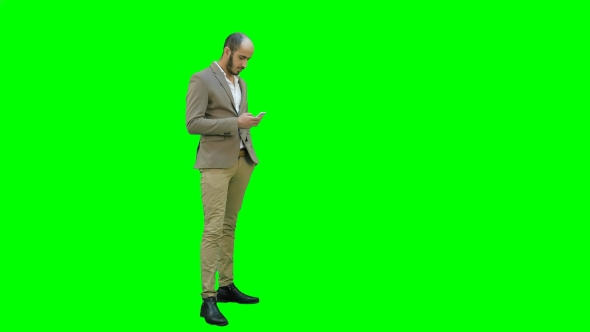
#> input picture Tarea_corta bloque3/fondo_verde.jpg, 590 x 332 px
$ jupyter execute --allow-errors tareas_cortas_bloque3_py.ipynb
#> lines starting #> are read from the running program, lines starting #| are printed output that depends on the picture; after the words box and inside, x2 and y2 are one past the last pixel; in counts of white or black regions, pixels touching at a corner belong together
<h1 style="text-align: center;"><strong>Tareas Cortas - Bloque 3</strong></h1>

<ul>
<li><strong>Curso:</strong> CE5201: Procesamiento y An&aacute;lisis de Im&aacute;genes Digitales</li>
<li><strong>Estudiante:</strong> Luis Felipe Vargas Jimenez</li>
<li><strong>Carnet:</strong> 2020211831<br /><br /></li>

</ul>

<p><strong>Pregunta 2:</strong> Enunciado...</p>

[cell 1]
import matplotlib.pyplot as plt
from PIL import Image
import numpy as np

[cell 2]
import cv2
import numpy as np
from matplotlib import pyplot as plt

# Cargar las imágenes: una con fondo verde y otra que servirá como nuevo fondo
fondo_verde = cv2.imread('fondo_verde.jpg')
#> fondo_verde is the input picture: shape (332, 590, 3); mean B, G, R 6.7, 246, 7.7
nuevo_fondo = cv2.imread('playa.jpg')
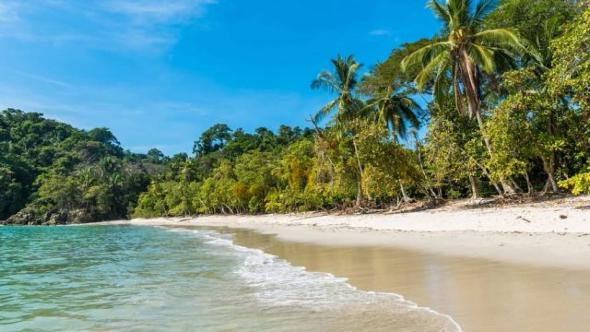
#> input picture Tarea_corta bloque3/playa.jpg, 590 x 332 px
#> nuevo_fondo is the input picture: shape (332, 590, 3); mean B, G, R 138.9, 145.3, 110.8

# Verificar que las imágenes se hayan cargado correctamente
if fondo_verde is None or nuevo_fondo is None:
    raise ValueError("Error al cargar las imágenes. Verifica las rutas y que los archivos existan.")

# Redimensionar la imagen del nuevo fondo para que coincida con la del fondo verde
nuevo_fondo = cv2.resize(nuevo_fondo, (fondo_verde.shape[1], fondo_verde.shape[0]))

# Convertir la imagen del fondo verde a espacio de color HSV para facilitar la segmentación del color
hsv = cv2.cvtColor(fondo_verde, cv2.COLOR_BGR2HSV)
#> hsv: shape (332, 590, 3); mean H, S, V 58.3, 243.6, 246.4

# Definir el rango de verde en HSV para crear una máscara que detecte el fondo
# Estos valores pueden ajustarse según la tonalidad exacta del verde
verde_bajo = np.array([40, 40, 40])
verde_alto = np.array([80, 255, 255])
mascara_verde = cv2.inRange(hsv, verde_bajo, verde_alto)
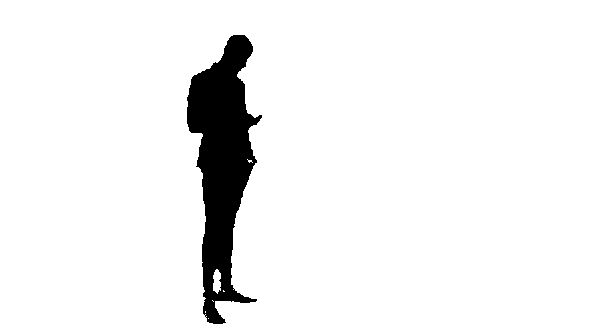
#> mascara_verde: shape (332, 590); 94.3% white; 1 black region, box (x1, y1, x2, y2) and area: (187, 35, 262, 324) 11146

# Invertir la máscara para obtener solo las áreas que NO son verdes (el sujeto)
mascara_sujeto = cv2.bitwise_not(mascara_verde)

# Extraer las partes del sujeto y del nuevo fondo usando las máscaras creadas
sujeto = cv2.bitwise_and(fondo_verde, fondo_verde, mask=mascara_sujeto)
fondo = cv2.bitwise_and(nuevo_fondo, nuevo_fondo, mask=mascara_verde)

# Combinar ambas partes: reemplazar el fondo verde con el nuevo fondo
resultado = cv2.add(sujeto, fondo)

# Mostrar el resultado usando matplotlib para compatibilidad con Jupyter Notebook
plt.imshow(cv2.cvtColor(resultado, cv2.COLOR_BGR2RGB))
plt.title('Efecto de Croma')
plt.axis('off')  # Ocultar ejes para una mejor visualización
plt.show()

# Guardar la imagen resultante en el disco
cv2.imwrite('resultado_croma.jpg', resultado)
#> Out = True

<p><strong>Pregunta 3:</strong> Enunciado...</p>

[cell 3]
import cv2
import numpy as np
from matplotlib import pyplot as plt

# Cargar las imágenes: una con fondo verde y otra que servirá como nuevo fondo
fondo_verde = cv2.imread('fondo_verde.jpg')
playa = cv2.imread('playa.jpg')

# Verificar que las imágenes se hayan cargado correctamente
if fondo_verde is None or playa is None:
    raise ValueError("Error al cargar las imágenes. Verifica las rutas y que los archivos existan.")

# Redimensionar la imagen del nuevo fondo para que coincida con la del fondo verde
playa = cv2.resize(playa, (fondo_verde.shape[1], fondo_verde.shape[0]))

# Convertir la imagen del fondo verde a espacio de color HSV para segmentar el color verde
hsv = cv2.cvtColor(fondo_verde, cv2.COLOR_BGR2HSV)

# Definir el rango de verde en HSV y crear la máscara
verde_bajo = np.array([40, 40, 40])
verde_alto = np.array([80, 255, 255])
mascara_verde = cv2.inRange(hsv, verde_bajo, verde_alto)

# Invertir la máscara para obtener las áreas que no son verdes (el sujeto)
mascara_sujeto = cv2.bitwise_not(mascara_verde)

# Extraer el sujeto y el fondo usando las máscaras
sujeto = cv2.bitwise_and(fondo_verde, fondo_verde, mask=mascara_sujeto)
fondo = cv2.bitwise_and(playa, playa, mask=mascara_verde)

# Combinar ambas partes
resultado_inicial = cv2.add(sujeto, fondo)

# Generar la imagen binaria del borde usando un operador morfológico (para el borde del sujeto)
kernel = np.ones((3, 3), np.uint8)
borde = cv2.Canny(mascara_sujeto, 100, 200)
#> borde: shape (332, 590); 0.43% white in thin lines or dots, all inside (x1, y1, x2, y2) = (186, 34, 262, 324)
borde_dilatado = cv2.dilate(borde, kernel, iterations=1)
#> borde_dilatado: shape (332, 590); 1.5% white; 2 white regions, box (x1, y1, x2, y2) and area: (185, 33, 263, 325) 2643, (211, 268, 226, 295) 207

# Mostrar el borde binario de la imagen incrustada (como en la figura (c) del ejercicio)
plt.figure(figsize=(6, 6))
plt.imshow(borde_dilatado, cmap='gray')
plt.title('Borde de la Imagen Incrustada')
plt.axis('off')
plt.show()

# Aplicar una convolución para suavizar los bordes del sujeto usando una máscara binaria
resultado_final = cv2.inpaint(resultado_inicial, borde_dilatado, 3, cv2.INPAINT_TELEA)

# Mostrar las imágenes: resultado inicial, imagen con convolución en bordes y borde binario
fig, ax = plt.subplots(1, 3, figsize=(18, 6))

# Imagen con el efecto croma (resultado inicial)
ax[0].imshow(cv2.cvtColor(resultado_inicial, cv2.COLOR_BGR2RGB))
ax[0].set_title('Efecto Croma')
ax[0].axis('off')

# Imagen con la convolución aplicada para atenuar bordes (resultado final)
ax[1].imshow(cv2.cvtColor(resultado_final, cv2.COLOR_BGR2RGB))
ax[1].set_title('Convolución en Bordes')
ax[1].axis('off')

# Imagen del borde de la imagen incrustada
ax[2].imshow(borde_dilatado, cmap='gray')
ax[2].set_title('Borde de la Imagen Incrustada')
ax[2].axis('off')

plt.show()
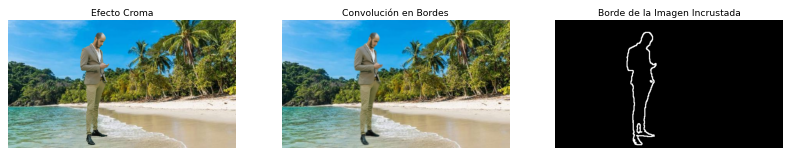
#> figure drawn by matplotlib, 3 panels

# Guardar las imágenes generadas
cv2.imwrite('efecto_croma.jpg', resultado_inicial)
cv2.imwrite('convulcion_bordes.jpg', resultado_final)
cv2.imwrite('borde_incrustado.jpg', borde_dilatado)
#> Out = True

<p><strong>Pregunta 4:</strong> Enunciado...</p>

[cell 4]
import cv2
import numpy as np
from matplotlib import pyplot as plt

# Cargar la imagen en escala de grises
imagen = cv2.imread('linea2.jpg', cv2.IMREAD_GRAYSCALE)
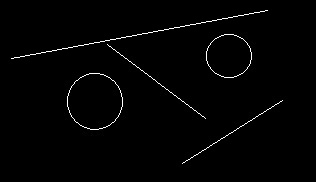
#> input picture Tarea_corta bloque3/linea2.jpg, 316 x 182 px
#> imagen is the input picture: shape (182, 316); min 0, max 255, mean 3.4

# Verificar si la imagen se ha cargado correctamente
if imagen is None:
    raise ValueError("Error al cargar la imagen. Verifica la ruta y que el archivo exista.")

# Aplicar detección de bordes con Canny
bordes = cv2.Canny(imagen, 50, 150, apertureSize=3)
#> bordes: shape (182, 316); 3% white in thin lines or dots, all inside (x1, y1, x2, y2) = (10, 9, 283, 165)

# Aplicar la Transformada de Hough Probabilística para detectar líneas
lineas = cv2.HoughLinesP(bordes, 1, np.pi / 180, threshold=50, minLineLength=50, maxLineGap=10)
#> lineas = [[35, 53, 266, 9], [12, 59, 238, 16], [100, 40, 204, 119], [107, 43, 205, 116], [11, 57, 157, 29], [181, 162, 280, 100], [183, 164, 280, 103], [183, 163, 281, 102], [181, 163, 282, 100], [110, 41, 268, 11]]

# Crear una copia de la imagen original para dibujar las líneas detectadas
imagen_lineas = cv2.cvtColor(imagen, cv2.COLOR_GRAY2BGR)

# Dibujar las líneas detectadas en la imagen
if lineas is not None:
    for linea in lineas:
        x1, y1, x2, y2 = linea[0]
        cv2.line(imagen_lineas, (x1, y1), (x2, y2), (0, 0, 255), 2)
#> this loop made 10 passes
#> imagen_lineas: shape (182, 316, 3); 4.92% of pixels changed, all inside (x1, y1, x2, y2) = (10, 8, 284, 166)

# Mostrar la imagen original y la imagen con las líneas detectadas
fig, ax = plt.subplots(1, 2, figsize=(12, 6))

ax[0].imshow(imagen, cmap='gray')
ax[0].set_title('Imagen Original')
ax[0].axis('off')

ax[1].imshow(cv2.cvtColor(imagen_lineas, cv2.COLOR_BGR2RGB))
ax[1].set_title('Líneas Detectadas en la imagen')
ax[1].axis('off')

plt.show()

[cell 5]
import cv2
import numpy as np
from matplotlib import pyplot as plt

def umbral_global_optimo(imagen):
    """
    Implementa el método iterativo del umbral global óptimo para segmentar la imagen.

    :param imagen: Imagen en escala de grises a segmentar.
    :return: Imagen binaria segmentada.
    """
    # Inicializar el umbral con la media de los valores de intensidad de la imagen
    umbral_actual = np.mean(imagen)
    diferencia = float('inf')  # Inicializar con una diferencia infinita para asegurar la entrada al bucle

    # Iterar hasta que la diferencia entre umbrales sea suficientemente pequeña
    while diferencia > 0.5:
        # Dividir la imagen en dos regiones según el umbral actual
        fondo = imagen[imagen <= umbral_actual]
        objeto = imagen[imagen > umbral_actual]

        # Calcular las medias de las dos regiones
        media_fondo = np.mean(fondo) if len(fondo) > 0 else 0
        media_objeto = np.mean(objeto) if len(objeto) > 0 else 0

        # Calcular el nuevo umbral como la media de las medias
        umbral_nuevo = (media_fondo + media_objeto) / 2

        # Calcular la diferencia entre el umbral nuevo y el umbral actual
        diferencia = abs(umbral_nuevo - umbral_actual)
        umbral_actual = umbral_nuevo

    # Generar la imagen segmentada aplicando el umbral final calculado
    imagen_segmentada = (imagen > umbral_actual).astype(np.uint8) * 255
    return imagen_segmentada

# Cargar la imagen en escala de grises
imagen = cv2.imread('imagen5.jpg', cv2.IMREAD_GRAYSCALE)
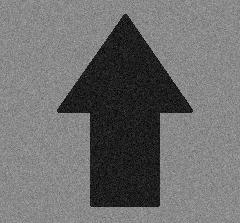
#> input picture Tarea_corta bloque3/imagen5.jpg, 240 x 223 px
#> imagen is the input picture: shape (223, 240); min 0, max 194, mean 110

# Verificar si la imagen se ha cargado correctamente
if imagen is None:
    raise ValueError("Error al cargar la imagen. Verifica la ruta y que el archivo exista.")

# Aplicar el método iterativo del umbral global óptimo
imagen_segmentada = umbral_global_optimo(imagen)
#> in umbral_global_optimo, `umbral_actual = np.mean(imagen)`: umbral_actual = 110
#> the loop in umbral_global_optimo, `while diferencia > 0.5:` made 2 passes
#> (media_fondo, media_objeto, umbral_nuevo, diferencia, umbral_actual) on passes 1 to 2: (30.44, 137.6, 84.03, 25.97, 84.03), (29.66, 137.5, 83.58, 0.445, 83.58)
#> in umbral_global_optimo, `imagen_segmentada = (imagen > umbral_actual).astype(np.uint8) * 255`: imagen_segmentada: shape (223, 240); 74.5% white; 1 black region, box (x1, y1, x2, y2) and area: (57, 14, 193, 207) 13650

# Mostrar la imagen original y la imagen segmentada
fig, ax = plt.subplots(1, 2, figsize=(12, 6))

ax[0].imshow(imagen, cmap='gray')
ax[0].set_title('Imagen Original')
ax[0].axis('off')

ax[1].imshow(imagen_segmentada, cmap='gray')
ax[1].set_title('Imagen Segmentada')
ax[1].axis('off')

plt.show()

[cell 6]
import cv2
import numpy as np
from matplotlib import pyplot as plt

# Cargar la imagen en escala de grises
imagen = cv2.imread('imagen3.jpg', cv2.IMREAD_GRAYSCALE)
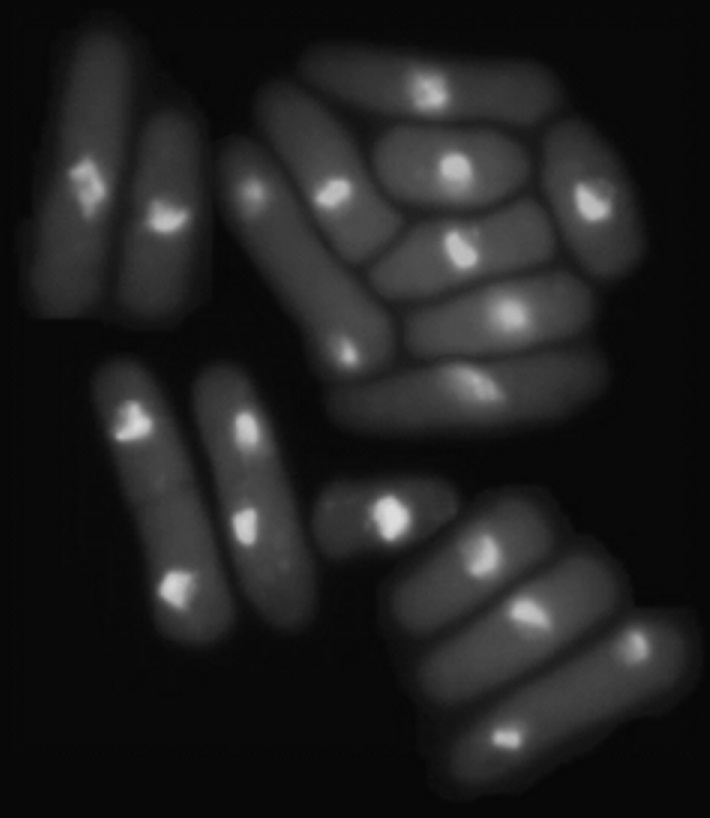
#> input picture Tarea_corta bloque3/imagen3.jpg, 710 x 818 px
#> imagen is the input picture: shape (818, 710); min 5, max 221, mean 33.1

# Verificar si la imagen se ha cargado correctamente
if imagen is None:
    raise ValueError("Error al cargar la imagen. Verifica la ruta y que el archivo exista.")

# Dimensiones de la imagen
m, n = imagen.shape
#> m = 818; n = 710

# Calcular el histograma normalizado
histograma, _ = np.histogram(imagen, bins=256, range=(0, 256))
#> histograma = 256 values, max 134009 at index 9, min 0 at index 0, mean 2268.7
histograma = histograma / (m * n)  # Normalizar el histograma
#> histograma = 256 values, max 0.231 at index 9, min 0 at index 0, mean 0.00391

# Suma acumulativa y suma acumulativa ponderada
p = np.cumsum(histograma)
#> p = 256 values from 0 to 1
mv = np.cumsum(np.arange(256) * histograma)
#> mv = 256 values from 0 to 33.11
mg = mv[-1]
#> mg = 33.11

# Calcular la varianza entre clases para cada posible umbral
varianzas = (mg * p - mv) ** 2 / (p * (1 - p) + 1e-10)  # Evitar división por cero
#> varianzas = 256 values, max 693.9 at index 42, min 0 at index 0, mean 341.4
T1 = np.argmax(varianzas)  # Umbral de Otsu para regiones brillantes
#> T1 = 42

# Calcular la varianza entre clases para dos umbrales (T1 y T2)
sr = np.zeros((256, 256))
for k1 in range(256):
    for k2 in range(k1 + 1, 256):
        p1, p2, p3 = np.sum(histograma[:k1 + 1]), np.sum(histograma[k1 + 1:k2 + 1]), np.sum(histograma[k2 + 1:])
        m1 = np.sum(np.arange(k1 + 1) * histograma[:k1 + 1]) / p1 if p1 > 0 else 0
        m2 = np.sum(np.arange(k1 + 1, k2 + 1) * histograma[k1 + 1:k2 + 1]) / p2 if p2 > 0 else 0
        m3 = np.sum(np.arange(k2 + 1, 256) * histograma[k2 + 1:]) / p3 if p3 > 0 else 0
        sr[k1, k2] = p1 * (m1 - mg) ** 2 + p2 * (m2 - mg) ** 2 + p3 * (m3 - mg) ** 2
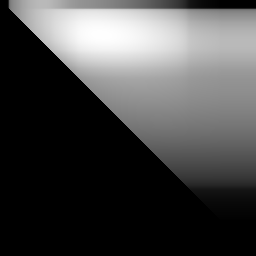
#> sr: shape (256, 256) float64; min 0, max 952.8, mean 268.8; drawn with min black and max white

# Obtener los umbrales T1 y T2 para la segmentación compuesta
idx = np.unravel_index(np.argmax(sr), sr.shape)
#> idx = (34, 101)
T1, T2 = idx
#> T1 = 34; T2 = 101

# Crear la segmentación compuesta
segmentacion_compuesta = np.zeros_like(imagen, dtype=np.uint8)
segmentacion_compuesta[imagen > T2] = 255  # Región de núcleos en blanco
segmentacion_compuesta[(imagen > T1) & (imagen <= T2)] = 128  # Células en gris

# Mostrar las imágenes
fig, ax = plt.subplots(1, 2, figsize=(12, 6))

# Imagen original
ax[0].imshow(imagen, cmap='gray')
ax[0].set_title('Imagen Original')
ax[0].axis('off')

# Imagen segmentada con umbral compuesto
ax[1].imshow(segmentacion_compuesta, cmap='gray')
ax[1].set_title(f'Segmentación Compuesta ')
ax[1].axis('off')

plt.show()
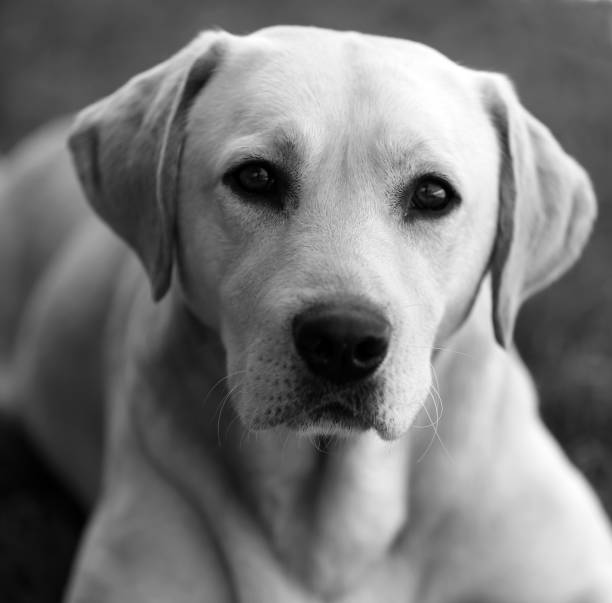
#> input picture Tarea_corta bloque3/img1.jpg, 612 x 603 px

[cell 7]
import numpy as np
import cv2
import matplotlib.pyplot as plt

def rango_reducido(A, r):
    """
    Reconstruye la matriz A utilizando solo los primeros r valores singulares.

    :param A: Matriz original.
    :param r: Número de valores singulares a utilizar.
    :return: Aproximación de la matriz A usando rango reducido.
    """
#> called with r = 50
    U, S, VT = np.linalg.svd(A, full_matrices=False)
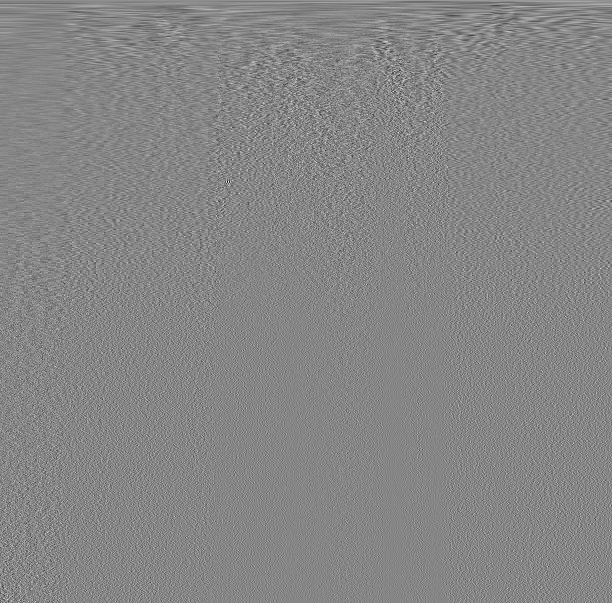
#> VT: shape (603, 612) float32; min -0.379, max 0.341, mean 7.94e-05; drawn with min black and max white
#> S = 603 values, max 305.2 at index 0, min 0.000315 at index 602, mean 1.44
    Ur = U[:, :r]
    Sr = np.diag(S[:r])
    VTr = VT[:r, :]
    A_reducida = np.dot(Ur, np.dot(Sr, VTr))
    return A_reducida, S

# Cargar la imagen en escala de grises y convertir a valores de punto flotante
A = cv2.imread('img1.jpg', cv2.IMREAD_GRAYSCALE).astype(np.float32) / 255.0

# Mostrar la imagen original
plt.figure(figsize=(10, 5))
plt.subplot(1, 2, 1)
plt.imshow(A, cmap='gray')
plt.title('Imagen Original')
plt.axis('off')

# Definir un valor fijo de r para reconstrucción
r = 50  # Puedes cambiar el valor de r para obtener diferentes niveles de compresión

# Realizar la descomposición SVD y reconstrucción con rango reducido
Ar, valores_singulares = rango_reducido(A, r)
#> valores_singulares has the same summary as S in rango_reducido

# Mostrar la imagen reconstruida
plt.subplot(1, 2, 2)
plt.imshow(Ar, cmap='gray')
plt.title(f'Imagen Reconstruida (r={r})')
plt.axis('off')
plt.show()

# Guardar matrices reducidas y original en archivos de texto
np.savetxt('imagen_original.txt', A)
np.savetxt('imagen_reducida.txt', Ar)

# Mostrar valores singulares en un gráfico para observar su distribución
plt.figure()
plt.plot(range(1, len(valores_singulares) + 1), valores_singulares, marker='o')
plt.title('Distribución de Valores Singulares')
plt.xlabel('Índice')
plt.ylabel('Valor Singular')
plt.show()
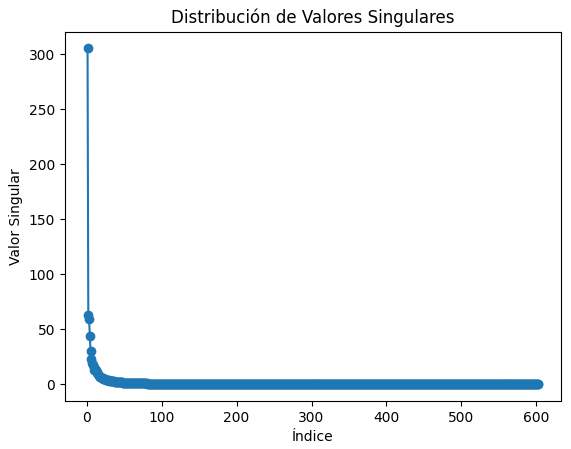
#> figure drawn by matplotlib, 1 panel; curve peaks at x = 1, y = 305.2
